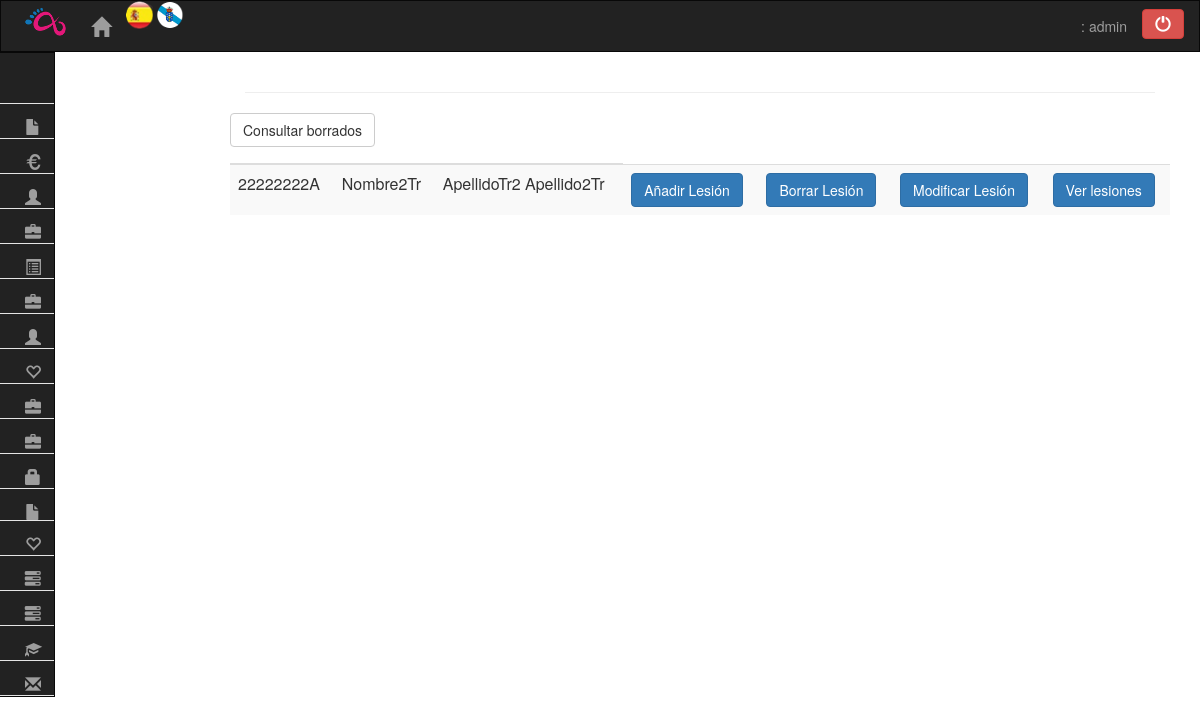
Before: /controllers/LESION_Controller.php?id=listarTrabajadores (signed in) with the older database file.
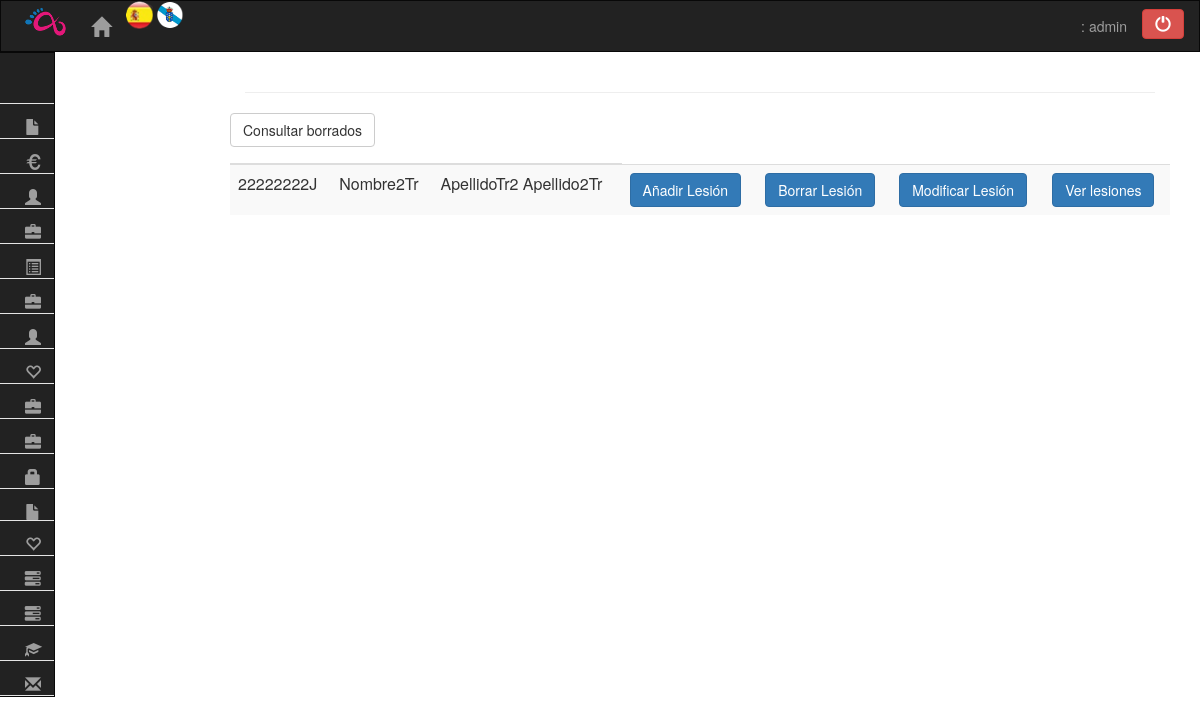
After: the same page with the newer database file.
### tables this page shows
CREATE TABLE IF NOT EXISTS `Trabajador` (
  `DNI` varchar(9) NOT NULL,
  `Apellidos` varchar(70) NOT NULL,
  `Nombre` varchar(50) NOT NULL,
  `Url_Foto` varchar(100) NOT NULL,
  `Direccion` varchar(100) NOT NULL,
  `Email` varchar(50) NOT NULL,
  `Fecha_Nacimiento` date NOT NULL,
  `Observaciones` varchar(500) NOT NULL,
  `Numero_Cuenta` varchar(40) NOT NULL,
  `Telefono` varchar(20) NOT NULL,
  `Tipo_Empleado` enum('administrador','secretario','monitor','fisioterapeuta','cafeteria','limpieza','otros') NOT NULL,
  `Externo` tinyint(1) NOT NULL,
  `Borrado` tinyint(1) NOT NULL DEFAULT '0'
);

### models/LESION_Model.php (the view, shortened to what this page needs)
<?php
if(isset($_SESSION['grupo']) && strcmp($_SESSION['grupo'],"Admin") == 0 ){
function verTrabajadores(){
		$db = new mysqli("localhost", "root", "iu", "MOOVETT");
		$sql = "SELECT * FROM Trabajador WHERE Borrado='0' AND Tipo_Empleado = 'monitor' ORDER BY Dni;";
		$resultado = $db->query($sql);
		if ($resultado->num_rows > 0){
			while($row = $resultado->fetch_array()) {
					echo "<tr><td>".$row['DNI']."</td> <td>".$row['Nombre'] . "</td> <td>".$row['Apellidos'] ."</td> <td> <a href='../controllers/LESION_Controller.php?id=altaLesion&id2=" . $row['DNI']. "'  class='btn btn-primary' >Añadir Lesión</a></td><td> <a href='../controllers/LESION_Controller.php?id=bajaLesion&id2=" . $row['DNI']. "'  class='btn btn-primary' >Borrar Lesión</a></td><td> <a href='../controllers/LESION_Controller.php?id=modificarLesion&id2=" . $row['DNI']. "'  class='btn btn-primary' >Modificar Lesión</a></td><td> <a href='../controllers/LESION_Controller.php?id=verLesiones&id2=" . $row['DNI']. "'  class='btn btn-primary' >Ver lesiones</a></td></tr>";
			}
		}
}
} else {
	echo "Permiso denegado.";
}
?>

Changed rows visible on the page:
removed trabajador: DNI "22222222A", Nombre "Nombre2Tr", Apellidos "ApellidoTr2 Apellido2Tr"
added trabajador: DNI "22222222J", Nombre "Nombre2Tr", Apellidos "ApellidoTr2 Apellido2Tr"
